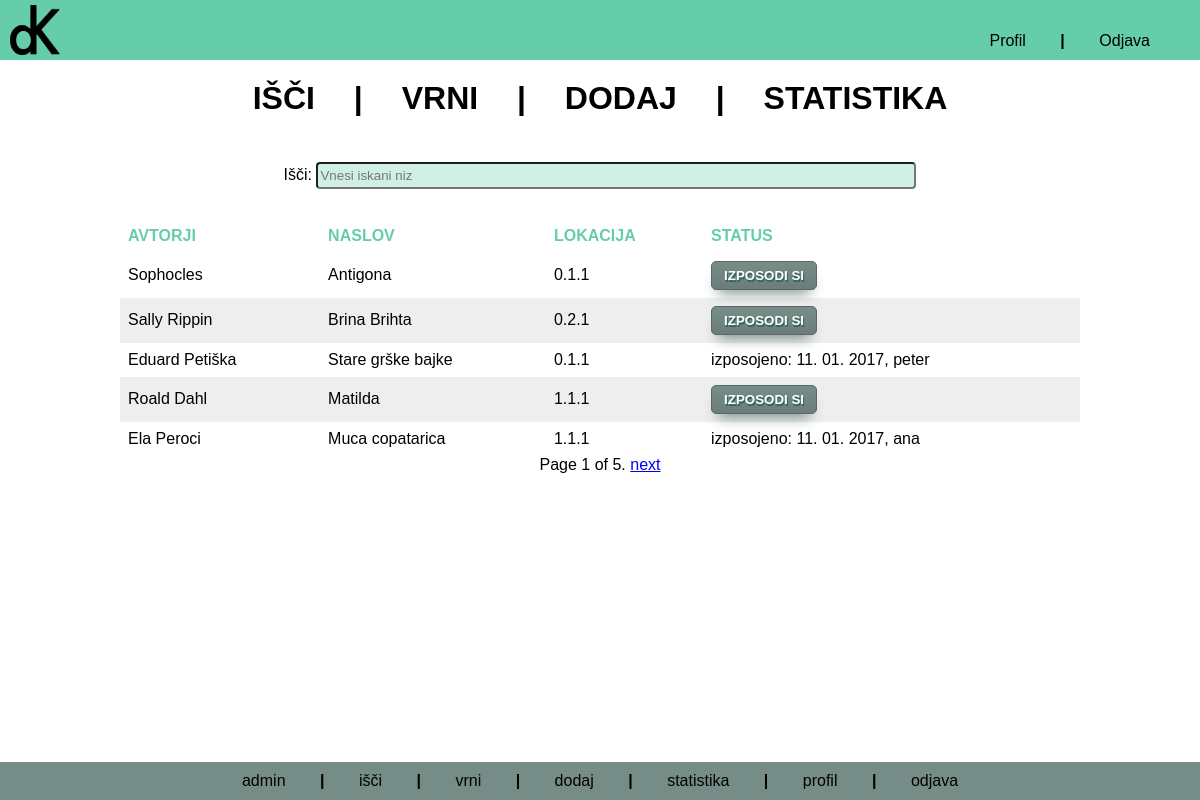
Page /isci/ (signed in) on the committed database.
### lib/models.py (models this page shows, shortened)
class Knjiga(models.Model):
    avtorji = models.CharField(max_length=200)
    naslov = models.CharField(max_length=200)
    lokacija = models.ForeignKey(Lokacija, on_delete=models.SET_NULL, null=True)
    dodajalec = models.ForeignKey(User, on_delete=models.SET_NULL, null=True)
    def niIzposojena(self):
        i = Izposojeno.objects.filter(knjiga=self).order_by('-izposoja')
        if i and i[0].vracilo == False:
            return False
        return True
    def izposojenaKnjiga(self):
        return Izposojeno.objects.filter(knjiga=self).order_by('-izposoja')[0]

class Lokacija(models.Model):
    nadstropje = models.IntegerField()
    omara = models.IntegerField()
    polica = models.IntegerField()
    def __str__(self):
        return str(self.nadstropje) + '.' + str(self.omara) + '.' + str(self.polica)

class Izposojeno(models.Model):
    knjiga = models.ForeignKey(Knjiga, on_delete=models.SET_NULL, null=True, related_name='izposoje')
    uporabnik = models.ForeignKey(User, on_delete=models.SET_NULL, null=True)
    izposoja = models.DateTimeField(default=timezone.now, blank=True)
    vracilo = models.BooleanField(default=False)

### lib/views.py (the view)
# urls.py: url(r'^isci/$', views.IsciKnjige.as_view(), name='isci'),
@method_decorator(login_required(login_url="/prijava/"), name='dispatch')
class IsciKnjige(ListView):
    model = Knjiga
    def get_queryset(self):
        queryset = Knjiga.objects.all()
        if self.request.GET.get('niz', ''):
            niz = self.request.GET.get('niz')
            queryset = Knjiga.objects.filter(Q(avtorji__icontains=niz) | Q(naslov__icontains=niz))
        return queryset
    template_name = "lib/isci.html"
    context_object_name = "knjige"
    paginate_by = 5

### lib/templates/lib/isci.html (shortened to what this page needs)
{% extends "lib/base.html" %}
{% block scripts %}
    <link rel="stylesheet" type="text/css" href="/static/lib/stil-isci.css">
{% endblock %}
{% block main %}
<div class="iskanje">
    <form name="niz" action="" method="GET">
        <label>Išči: </label>
        <input type="text" class="textfield" name="niz" placeholder="Vnesi iskani niz">
    </form>
</div>
<div>
    {% if knjige %}
        <table>
            <thead>
                <tr>
                    <th>AVTORJI</th>
                    <th>NASLOV</th>
                    <th>LOKACIJA</th>
                    <th>STATUS</th>
                </tr>
            </thead>
            <tbody>
                {% for k in knjige %}
                    <tr>
                       <td>{{ k.avtorji }}</td>
                       <td>{{ k.naslov }}</td>
                       <td>{{ k.lokacija }}</td>
                        {% if k.niIzposojena %}
                            <td>
                                <form id="izposoja" action={{ k.id }} method="post">
                                    <input type="submit" class=myButton value="IZPOSODI SI">
                                </form>
                            </td>
                        {% else %}
                            <td>izposojeno: {{ k.izposojenaKnjiga.izposoja|date:"d. m. Y"  }},
                                {{ k.izposojenaKnjiga.uporabnik.username }}</td>
                        {% endif %}
                    </tr>
                {% endfor %}
            </tbody>
        </table>
        {% if is_paginated %}
            <div class="pagination">
                <span class="page-links">
                    <span class="page-current">
                        Page {{ page_obj.number }} of {{ page_obj.paginator.num_pages }}.
                    </span>
                    {% if page_obj.has_next %}
                        <a href="/isci?page={{ page_obj.next_page_number }}">next</a>
                    {% endif %}
                </span>
            </div>
        {% endif %}
    {% else %}
        <p>Taka knjiga ne obstaja.</p>
    {% endif %}
</div>
{% endblock %}

### lib/templates/lib/base.html (shortened to what this page needs)
{% load static %}
<html>
<head>
    {% block scripts %}{% endblock %}
    <link rel="stylesheet" type="text/css" href="{% static 'lib/stil-vse.css' %}">
</head>
<body>
    <header>
        <div id="navbar">
            <img src="{% static 'lib/images/dk-logo.png' %}" alt="dK"/>
            <div id="navmenu">
                <div class="po">
                    <a href="/profil" class="button">Profil</a>
                    <b>|</b>
                    <a href="/odjava" class="button" onclick="return odjava()">Odjava</a>
                </div>
            </div>
        </div>
    </header>
    <div class="centered">
        <div class="gumbi">
            <h1>
                <a href="/isci" class="button">IŠČI</a>
                <b>|</b>
                <a href="/vrni" class="button">VRNI</a>
                <b>|</b>
                <a href="/dodaj" class="button">DODAJ</a>
                <b>|</b>
                <a href="/statistika" class="button">STATISTIKA</a>
            </h1> </div>
        <section class="">
            {% block main %}{% endblock %}
        </section>
    </div>
    <footer>
        {% if user.is_superuser %}
            <a href="/administrator" class="button">admin</a>
            <b>|</b>
        {% endif %}
        <a href="/isci" class="button">išči</a>
        <b>|</b>
        <a href="/vrni" class="button">vrni</a>
        <b>|</b>
        <a href="/dodaj" class="button">dodaj</a>
        <b>|</b>
        <a href="/statistika" class="button">statistika</a>
        <b>|</b>
        <a href="/profil" class="button">profil</a>
        <b>|</b>
        <a href="/odjava" class="button" onclick="return odjava()">odjava</a>
    </footer>
</body>
</html>

### rows in the picture
Knjiga: avtorji "Sophocles", naslov "Antigona", lokacija "0.1.1"
Knjiga: avtorji "Sally Rippin", naslov "Brina Brihta", lokacija "0.2.1"
Knjiga: avtorji "Eduard Petiška", naslov "Stare grške bajke", lokacija "0.1.1", izposojenaKnjiga.izposoja "11. 01. 2017", izposojenaKnjiga.uporabnik.username "peter"
Knjiga: avtorji "Roald Dahl", naslov "Matilda", lokacija "1.1.1"
Knjiga: avtorji "Ela Peroci", naslov "Muca copatarica", lokacija "1.1.1", izposojenaKnjiga.izposoja "11. 01. 2017", izposojenaKnjiga.uporabnik.username "ana"

### other values in the picture
{{ page_obj.number }} "1"
{{ page_obj.paginator.num_pages }} "5"
